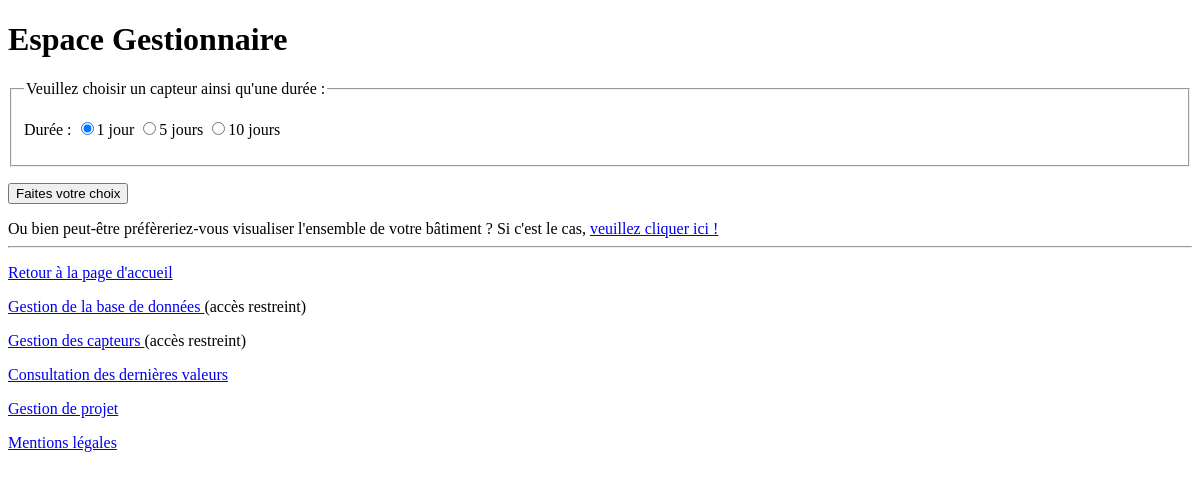
The app's page /site/gestion_formulaire.php?login=daran (signed in), older data.
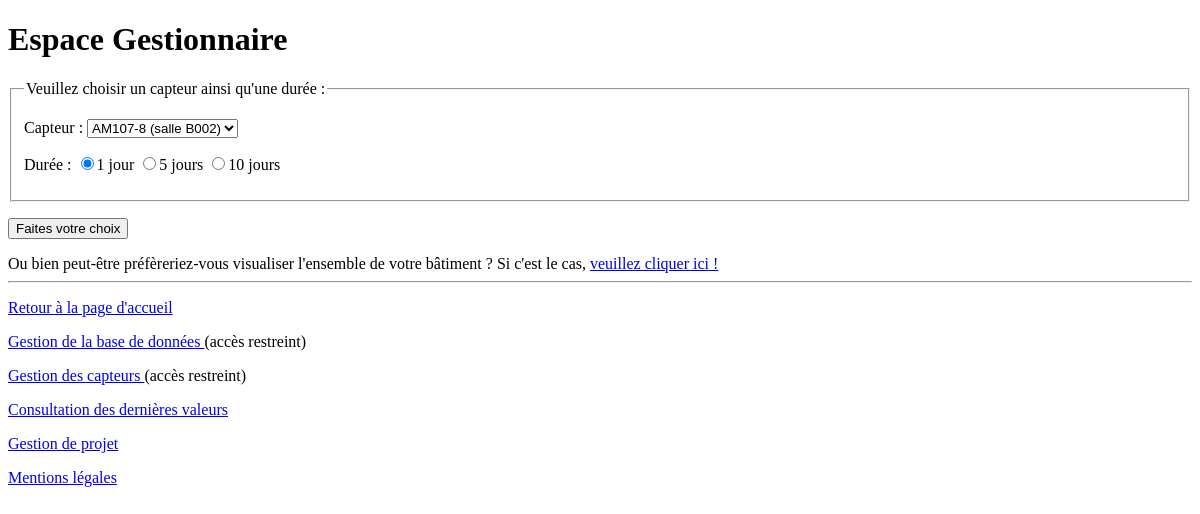
The same page, newer data.
### tables this page shows
CREATE TABLE IF NOT EXISTS `Capteur` (
  `Nom_capt` varchar(10) NOT NULL,
  `Type` varchar(15) NOT NULL,
  `Unite` varchar(3) NOT NULL,
  `Nom_salle` varchar(4) NOT NULL
);

### site/gestion_formulaire.php (the view, shortened to what this page needs)
<!DOCTYPE html>
<html lang="fr">
<head>
    <link rel="stylesheet" type="text/css" href="./styles/style.css" media="screen" />
</head>
<body>
	<h1>Espace Gestionnaire</h1>
	<form name="gestion_choix" action="./gestion_affichage.php" method="post" enctype="multipart/form-data">
		<fieldset>
			<legend>Veuillez choisir un capteur ainsi qu'une durée :</legend>
			<?php
				$username=$_GET['login'];
				include ("mysql.php");
				echo '<p>';
				$requete = "SELECT Capteur.Nom_capt, Capteur.Nom_salle, Salle.ID_bat, Batiment.login_gest FROM Capteur INNER JOIN Salle ON Salle.Nom_salle = Capteur.Nom_salle INNER JOIN Batiment ON Batiment.ID_bat = Salle.ID_bat WHERE Batiment.login_gest = '$username' ;";
				$resultat = mysqli_query($id_bd, $requete)
					or die ("Execution de la requête impossible : $requete");
				$i = true ;
				while($ligne=mysqli_fetch_array($resultat))
					{
						extract($ligne);
						if ($i)
							{
								echo '<label for="capteur">Capteur : </label>';
								echo '<select id="'.$Nom_capt.'" name="capteur">';
								echo '<option value="'.$Nom_capt.'" selected="selected">'.$Nom_capt.' (salle '.$Nom_salle.')</option>';
								$i=false;
							}
						else
							{
								echo '<option value="'.$Nom_capt.'">'.$Nom_capt.' (salle '.$Nom_salle.')</option>';
							}
					}
				echo '</select>';
				echo '</p>';
			?>
			<p>
				Durée  :
				<input type="radio" name="duree" value="1" id="1_jour" checked/><label for="1_jour">1 jour</label>
				<input type="radio" name="duree" value="5" id="5_jours" /><label for="5_jours">5 jours</label>
				<input type="radio" name="duree" value="10" id="10_jours" /><label for="10_jours">10 jours</label>
			</p>
		</fieldset>
		<p>
			<input type="submit" value="Faites votre choix" />
		</p>
	</form>
	<aside>
		Ou bien peut-être préfèreriez-vous visualiser l'ensemble de votre bâtiment ? Si c'est le cas, <a href="./gestion_bat_entier.php">veuillez cliquer ici !</a>
	</aside>
    <hr />
	<footer>
		<p><a href="index.php"> Retour à la page d'accueil </a></p>
		<p><a href="admin_formulaire.html"> Gestion de la base de données </a> (accès restreint) </p>
		<p><a href="gestion_authentification.html"> Gestion des capteurs </a> (accès restreint) </p>
		<p><a href="consultation.php"> Consultation des dernières valeurs </a></p>
		<p><a href="gestion_projet.html"> Gestion de projet </a></p>
		<p><a href="mentions.html"> Mentions légales </a></p>
    </footer>
</body>
</html>

Row changes from the older to the newer data that the page shows:
added capteur: capteur "AM107-8 (salle B002)"
